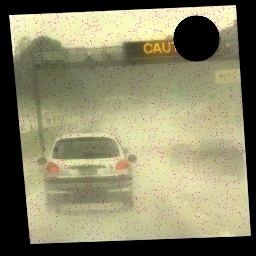
#> input picture cleaned_img.jpg, 256 x 256 px
$ python advanced_denoise.py cleaned_img.jpg
#> lines starting #> are read from the running program, lines starting #| are printed output that depends on the picture; after the words box and inside, x2 and y2 are one past the last pixel; in counts of white or black regions, pixels touching at a corner belong together
import cv2
import numpy as np
import os
from scipy import ndimage
from PIL import Image, ImageEnhance
import argparse
from skimage.restoration import denoise_nl_means, estimate_sigma, denoise_tv_chambolle, denoise_wavelet
from skimage.util import img_as_float, img_as_ubyte
from skimage.metrics import peak_signal_noise_ratio as psnr
from skimage.metrics import structural_similarity as ssim

class AdvancedDenoiser:
    def __init__(self, preserve_details=True, strength=0.5):
        """
        Initialize the denoiser with configurable parameters

        Args:
            preserve_details: Whether to focus on preserving fine details
            strength: Strength of denoising (0.0 to 1.0)
        """
        self.preserve_details = preserve_details
        self.strength = max(0.0, min(1.0, strength))  # Clamp between 0 and 1

        # Parameters tuned based on strength
        self.nlm_h = 5 + (self.strength * 6)  # NLM filter strength
        self.tv_weight = 0.1 + (self.strength * 0.2)  # Total Variation weight
        self.bilateral_d = 7  # Bilateral filter diameter
        self.bilateral_sigma_color = 30 * self.strength  # Controls filter strength
        self.bilateral_sigma_space = 5 + (self.strength * 5)  # Spatial sigma

    # [10 lines left out: functions _convert_to_float, _convert_from_float, not called in this run]

    def _analyze_noise(self, image):
        """Analyze noise characteristics to guide denoising strategy"""
        # Convert to grayscale for analysis
        if len(image.shape) == 3:
            gray = cv2.cvtColor(image, cv2.COLOR_BGR2GRAY)
        else:
            gray = image.copy()

        # Estimate noise level (newer versions of scikit-image use channel_axis instead of multichannel)
        noise_sigma = np.mean(estimate_sigma(gray))

        # Analyze local variance to identify noisy regions
        # Create a kernel for local variance calculation
        kernel_size = 7
        kernel = np.ones((kernel_size, kernel_size)) / (kernel_size * kernel_size)

        # Calculate local mean
        local_mean = cv2.filter2D(gray.astype(np.float32), -1, kernel)

        # Calculate local variance
        local_var = cv2.filter2D(np.square(gray.astype(np.float32)), -1, kernel) - np.square(local_mean)
        high_var_ratio = np.sum(local_var > np.mean(local_var) * 1.5) / gray.size

        # Analyze edge content
        edges = cv2.Canny(gray, 50, 150)
        edge_ratio = np.count_nonzero(edges) / edges.size

        return {
            'noise_level': noise_sigma,
            'high_var_ratio': high_var_ratio,
            'edge_ratio': edge_ratio
        }

    def _edge_aware_smoothing(self, image):
        """Apply edge-preserving smoothing"""
        # Apply bilateral filter for edge-preserving smoothing
        smoothed = cv2.bilateralFilter(
            image,
            d=self.bilateral_d,
            sigmaColor=self.bilateral_sigma_color,
            sigmaSpace=self.bilateral_sigma_space
        )
        return smoothed

    # [17 lines left out: function _detail_enhancing, not called in this run]

    def _apply_nlm(self, image, noise_info):
        """Apply Non-Local Means denoising"""
        # Use OpenCV's NLM implementation which is faster
        if len(image.shape) == 3:
            # For color images
            h = self.nlm_h * max(0.1, noise_info['noise_level'])

            # OpenCV NLM parameters
            h_luminance = h
            h_color = h * 1.5
            template_size = 7
            search_size = 21

            # Apply NLM with OpenCV (faster than scikit-image for color)
            denoised = cv2.fastNlMeansDenoisingColored(
                image,
                None,
                h_luminance,
                h_color,
                template_size,
                search_size
            )
            return denoised
        else:
            # For grayscale images
            # Fallback to scikit-image implementation which gives better quality for grayscale
            float_img = img_as_float(image)
            denoised = denoise_nl_means(
                float_img,
                h=self.nlm_h * noise_info['noise_level'],
                patch_size=7,
                patch_distance=6,
                fast_mode=True
            )
            return img_as_ubyte(denoised)

    def _apply_wavelet(self, image, noise_info):
        """Apply Wavelet denoising"""
        # Ensure image is properly scaled between 0 and 1 for processing
        if image.dtype == np.uint8:
            image_float = image.astype(np.float32) / 255.0
        else:
            image_float = image.copy()

        # Apply wavelet denoising - works well for Gaussian noise
        if len(image.shape) == 3:
            denoised = denoise_wavelet(
                image_float,
                channel_axis=2,  # For color images, channel axis is 2
                convert2ycbcr=True,
                method='BayesShrink',
                mode='soft',
                rescale_sigma=True
            )
        else:
            denoised = denoise_wavelet(
                image_float,
                channel_axis=None,  # For grayscale images
                method='BayesShrink',
                mode='soft',
                rescale_sigma=True
            )

        # Convert back to uint8
        return (denoised * 255).astype(np.uint8)

    def _apply_tv(self, image, noise_info):
        """Apply Total Variation denoising"""
        # Ensure image is properly scaled between 0 and 1 for processing
        if image.dtype == np.uint8:
            image_float = image.astype(np.float32) / 255.0
        else:
            image_float = image.copy()

        # Apply TV denoising - good for salt and pepper noise
        if len(image.shape) == 3:
            denoised = denoise_tv_chambolle(
                image_float,
                weight=self.tv_weight,
                channel_axis=2  # For color images, channel axis is 2
            )
        else:
            denoised = denoise_tv_chambolle(
                image_float,
                weight=self.tv_weight,
                channel_axis=None  # For grayscale images
            )

        # Convert back to uint8
        return (denoised * 255).astype(np.uint8)

    def _blend_results(self, original, nlm, wavelet, tv, edge_aware, noise_info):
        """Intelligently blend results from different methods"""
        # Determine weights based on noise analysis
        nlm_weight = 0.4
        wavelet_weight = 0.3
        tv_weight = 0.2
        edge_weight = 0.1

        # Adjust weights based on noise characteristics
        if noise_info['noise_level'] > 0.15:
            # Higher noise - give more weight to stronger denoising methods
            nlm_weight = 0.5
            wavelet_weight = 0.3
            tv_weight = 0.15
            edge_weight = 0.05

        if noise_info['edge_ratio'] > 0.1:
            # More edges - prioritize edge preservation
            nlm_weight = 0.45
            wavelet_weight = 0.2
            tv_weight = 0.1
            edge_weight = 0.25

        # Normalize weights
        total = nlm_weight + wavelet_weight + tv_weight + edge_weight
        nlm_weight /= total
        wavelet_weight /= total
        tv_weight /= total
        edge_weight /= total

        # Blend the results
        blended = cv2.addWeighted(nlm, nlm_weight, wavelet, wavelet_weight, 0)
        blended = cv2.addWeighted(blended, 1.0, tv, tv_weight, 0)
        blended = cv2.addWeighted(blended, 1.0, edge_aware, edge_weight, 0)

        return blended

    # [24 lines left out: function evaluate_quality, not called in this run]

    def denoise(self, image, return_metrics=False, original=None):
        """
        Main denoising method that applies a customized combination of algorithms

        Args:
            image: Input image (numpy array)
            return_metrics: Whether to return quality metrics
            original: Original image for metrics calculation (if different from input)

        Returns:
            Denoised image, and optionally quality metrics
        """
        # Clone the image to avoid modifying the original
        image_copy = image.copy()

        # Analyze noise characteristics
        noise_info = self._analyze_noise(image_copy)

        # Apply edge-aware smoothing
        edge_aware = self._edge_aware_smoothing(image_copy)

        # Apply different denoising methods
        nlm_result = self._apply_nlm(image_copy, noise_info)
        wavelet_result = self._apply_wavelet(image_copy, noise_info)
        tv_result = self._apply_tv(image_copy, noise_info)

        # Blend the results
        denoised = self._blend_results(
            image_copy, nlm_result, wavelet_result, tv_result, edge_aware, noise_info
        )

        # Enhance details if needed
        if self.preserve_details:
            denoised = self._detail_enhancing(denoised)

        # Calculate metrics if requested
        if return_metrics:
            # If original is not provided, use the input image as reference
            reference = original if original is not None else image_copy
            metrics = self.evaluate_quality(reference, denoised)
            return denoised, metrics

        return denoised


def main():
    parser = argparse.ArgumentParser(description='Advanced Image Denoising')
    parser.add_argument('input', help='Input image path')
    parser.add_argument('--output', '-o', help='Output image path')
    parser.add_argument('--strength', '-s', type=float, default=0.5,
                        help='Denoising strength (0.0 to 1.0)')
    parser.add_argument('--preserve-details', '-p', action='store_true',
                        help='Preserve fine details')
    parser.add_argument('--evaluate', '-e', action='store_true',
                        help='Evaluate and display quality metrics')

    args = parser.parse_args()

    # Load input image
    image = cv2.imread(args.input)
#> image is the input picture: shape (256, 256, 3); mean B, G, R 103.8, 134.4, 137.8
    if image is None:
        print(f"Error: Could not read image {args.input}")
        return

    # Create denoiser instance
    denoiser = AdvancedDenoiser(
        preserve_details=args.preserve_details,
        strength=args.strength
    )

    # Apply denoising
    if args.evaluate:
        denoised, metrics = denoiser.denoise(image, return_metrics=True)
        print(f"Denoising Results:")
        print(f"PSNR: {metrics['psnr']:.2f} dB")
        print(f"SSIM: {metrics['ssim']:.4f}")
    else:
        denoised = denoiser.denoise(image)
#> in _analyze_noise, `gray = cv2.cvtColor(image, cv2.COLOR_BGR2GRAY)`:
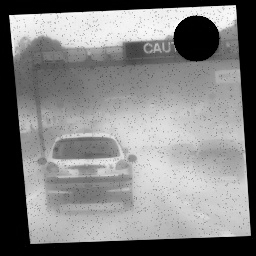
#> gray: shape (256, 256); min 0, max 253, mean 131.9
#> in _analyze_noise, `noise_sigma = np.mean(estimate_sigma(gray))`: noise_sigma = 3.79
#> in _analyze_noise, `local_mean = cv2.filter2D(gray.astype(np.float32), -1, kernel)`:
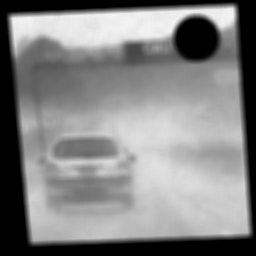
#> local_mean: shape (256, 256) float32; min 0, max 245, mean 131.9
#> in _analyze_noise, `local_var = cv2.filter2D(np.square(gray.astype(np.float32)), -1, kerne..`:
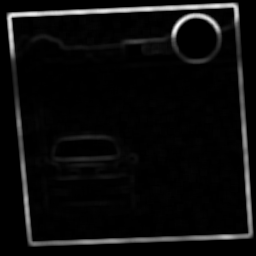
#> local_var: shape (256, 256) float32; min 0, max 14908.2, mean 735.7; drawn with min black and max white
#> in _analyze_noise, `high_var_ratio = np.sum(local_var > np.mean(local_var) * 1.5) / gray.s..`: high_var_ratio = 0.111
#> in _analyze_noise, `edges = cv2.Canny(gray, 50, 150)`:
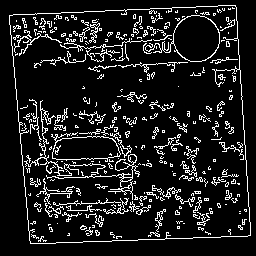
#> edges: shape (256, 256); 11.5% white in thin lines or dots, all inside (x1, y1, x2, y2) = (9, 5, 251, 244)
#> in _analyze_noise, `edge_ratio = np.count_nonzero(edges) / edges.size`: edge_ratio = 0.115
#> in denoise, `noise_info = self._analyze_noise(image_copy)`: noise_info = {'noise_level': 3.79, 'high_var_ratio': 0.111, 'edge_ratio': 0.115}
#> in _apply_nlm, `h = self.nlm_h * max(0.1, noise_info['noise_level'])`: h = 30.31
#> in _apply_nlm, `h_color = h * 1.5`: h_color = 45.47
#> in _apply_tv, `denoised = denoise_tv_chambolle( image_float, weight=self.tv_weight, c..`:
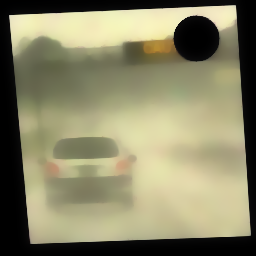
#> denoised: shape (256, 256, 3) float32; mean B, G, R 0.407, 0.527, 0.54
#> in _blend_results, `blended = cv2.addWeighted(nlm, nlm_weight, wavelet, wavelet_weight, 0)`:
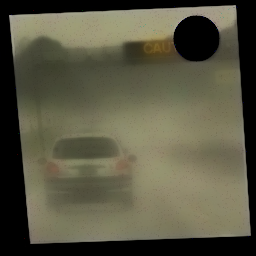
#> blended: shape (256, 256, 3); mean B, G, R 67.5, 86.8, 89.1
#> in _blend_results, `blended = cv2.addWeighted(blended, 1.0, tv, tv_weight, 0)`:
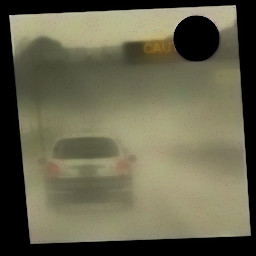
#> blended: shape (256, 256, 3); mean B, G, R 77.8, 100.2, 102.9

    # Save or show the result
    if args.output:
        cv2.imwrite(args.output, denoised)
        print(f"Denoised image saved to {args.output}")
    else:
        # Display images
        cv2.imshow('Original', image)
        cv2.imshow('Denoised', denoised)
        cv2.waitKey(0)
        cv2.destroyAllWindows()


if __name__ == "__main__":
    main()
